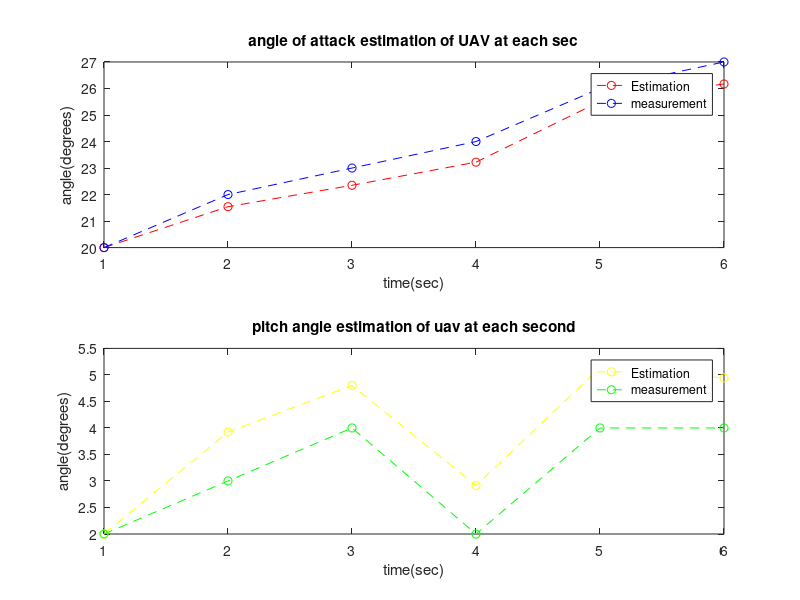

The MATLAB source for this figure: (Note: this script raises an error after producing the figure.)
clear;clc
%%UAV using extended kalman 
%initial conditions
u=15.264;
to=0;
xu=-0.09426; %stability derevative
xw=5.026;    %Angle of Attack Derivative
g=9.81;      %gravity
zu=0.07848;  %Stability Derivative
zw=-5.31;    %Angle of Attack Derivative
uo=0.8305;
mupmwzu=0.2776;
mwpmwzw=-8.855;
mqpmwuo=-8.201;
del_u=[20 22 23 24 26 27]; %forward velocity
del_w=[60 60 64 67 68 69]; %angle of attack
del_q=[2 3 4 2 4 4];       %pitch rate
del_t=[21 23 21 22 32 32]; %pitch angle
del_de=[3 4 3 5 6 7];      %elevation deflection derivations
k=1;
p=[del_u(k);del_w(k);del_q(k);del_t(k)];
r=[xu xw 0 -g;zu zw uo 0;mupmwzu mwpmwzw mqpmwuo 0;0 0 1 0];
l=r*p;
s=([0 ;-0.2631; -18.59; 0])*(del_de(k));
r=l+s;
ls=[r(1);r(2);r(3);r(4)];   %linearised longitudinal uav system
y=[0 0 0 1]*p;
%% short period approximation can be choosen for the simulation...
%of the aircraft elevator transfer function.
del_a=[20 22 23 24 26 27]; %angle of attack
del_q=[2 3 4 2 4 4];       %pitch rate
del_de=[3 4 3 5 6 7];      %elevation deflection derivations
r=[-5.3293 1;-22.2728 -4.5916];
acc_q=2;
%Process Errors in Process Covaiance Matrix
del_px=20; %initial covariance matrix is choosen intuitively
del_pv=5;
uk=acc_q;
%obsevational error 
del_X=25;
del_VX=6;
Xk=[];
p=[];
for k=1:1:length(del_a)-1;
w=r*[del_a(k);del_q(k)];
s=([-0.5269;-32.9831]*del_de(k))+w;
%The Predicted State
A=[-19.92 -145.94 ;1 0  ;0 1 ];
B=[1;0;0];
C=[0 329.8 1640.4];
Xk_=[del_a(k);del_q(k)];
Xkp1=((A*Xk_));
Xkp2=((B*uk));   
Xkp=(Xkp1+Xkp2);
p=[p;Xkp];
%Initialising Process Covariance Matrix
Pk_=[((del_px).^2) 0;0 ((del_pv).^2)];
Pkp1=((A)*(Pk_));
Pkp=((Pkp1)*(A'));
%Calculating the Kalman gain
R=[((del_X)^2) 0;0 ((del_VX)^2)];
H=[1 0 0; 0 1 0];
K=((Pkp)*H')/((H*Pkp*H')+R);
k=k+1;
Ykm=[del_a(k);del_q(k)];
C=[1 0;0 1];
Yk=C*Ykm;
%Calculating the Current State
Xk=[Xk; Xkp + K*(Yk-(H*(Xkp)))];
%Updating the process covariance matrix
Pk=((eye)-(K*H))*Pkp;
k=k+1;
end
Xkf=[del_a(1)];
Vkf=[del_q(1)];
for k=1:3:3*(length(del_a)-1)
    Xkf=[Xkf;Xk(k)];
end
for k=2:3:3*(length(del_q)-1)
    Vkf=[Vkf;Xk(k)];
end
prx=[del_a(1)];
prv=[del_q(1)];
for i=1:3:(length(p)-1)
    prx=[prx;p(i)];
end
for i=2:2:(length(p))
    prv=[prv;p(i)];
end
t=1:1:length(Xkf);
subplot(2,1,1);
plot(t,Xkf,'r--o');hold on;
plot(t,del_a,'b--o'); hold on;
%plot(t,prx,'g--o');hold off;
xlabel('time(sec)');
ylabel('angle(degrees)');
legend('Estimation','measurement','location','best');
title('angle of attack estimation of UAV at each sec');
subplot (2,1,2);
plot(t,Vkf,'y--o');hold on;
plot(t,del_q,'g--o'); hold on;
%plot(t,prv,'m--o');hold off;
xlabel('time(sec)');
ylabel('angle(degrees)');
title('pitch angle estimation of uav at each second');
legend('Estimation','measurement','location','best');
suptitle('Unmanned Air Vehicle using Extended kalman filter')
